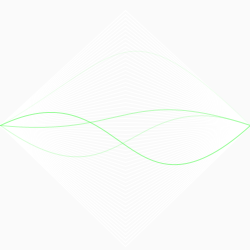
Frame 1 (no input)
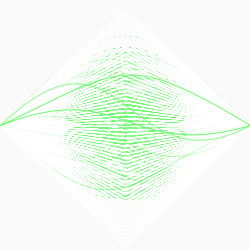
Frame 60 (the mouse pressed at the canvas centre just before this capture)
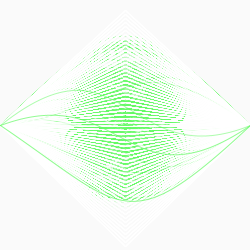
Frame 120 (the mouse held since frame 60 and released just before this capture)

The Processing sketch that drew these frames (run headless with seeded random() and noise(); from frame 60 on, the mouse is pressed at the canvas centre):

// Processing sketch: processing_19712
// ── processing_19712.pde

void setup(){
  size(250, 250);
  smooth();
  background(250);
}

void draw(){
  for(int x = 10; x < 250; x += 4)
  {
  stroke(255);
  line(125, x, 250, 125);
  line(0, 125, 125, x);
  }
  
  for(int x = 0; x < 40; x += 10)
  {
  noFill();
  stroke(100, 250, 100, random(250));
  bezier(0, 125, 125, random(250), 125, random(250), 250, 125);
  }
}

// Two are fighting
